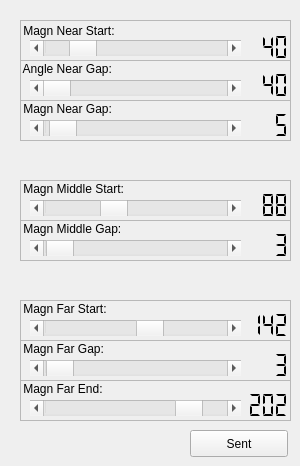
     <widget class="QWidget" name="tab_3">
      <attribute name="title">
       <string>Scan</string>
      </attribute>
      <widget class="QFrame" name="frame">
       <property name="geometry">
        <rect>
         <x>20</x>
         <y>20</y>
         <width>271</width>
         <height>41</height>
        </rect>
       </property>
       <property name="frameShape">
        <enum>QFrame::StyledPanel</enum>
       </property>
       <property name="frameShadow">
        <enum>QFrame::Raised</enum>
       </property>
       <widget class="QLabel" name="label_6">
        <property name="geometry">
         <rect>
          <x>0</x>
          <y>0</y>
          <width>131</width>
          <height>21</height>
         </rect>
        </property>
        <property name="text">
         <string> Magn Near Start:</string>
        </property>
       </widget>
       <widget class="QScrollBar" name="Scane_NEARGAP">
        <property name="geometry">
         <rect>
          <x>10</x>
          <y>20</y>
          <width>211</width>
          <height>16</height>
         </rect>
        </property>
        <property name="minimum">
         <number>1</number>
        </property>
        <property name="maximum">
         <number>240</number>
        </property>
        <property name="value">
         <number>40</number>
        </property>
        <property name="sliderPosition">
         <number>40</number>
        </property>
        <property name="orientation">
         <enum>Qt::Horizontal</enum>
        </property>
       </widget>
       <widget class="QLCDNumber" name="Scane_NEARGAP1">
        <property name="geometry">
         <rect>
          <x>200</x>
          <y>12</y>
          <width>71</width>
          <height>31</height>
         </rect>
        </property>
        <property name="frameShape">
         <enum>QFrame::NoFrame</enum>
        </property>
        <property name="segmentStyle">
         <enum>QLCDNumber::Flat</enum>
        </property>
        <property name="value" stdset="0">
         <double>40.000000000000000</double>
        </property>
        <property name="intValue" stdset="0">
         <number>40</number>
        </property>
       </widget>
      </widget>
      <widget class="QFrame" name="frame_3">
       <property name="geometry">
        <rect>
         <x>20</x>
         <y>60</y>
         <width>271</width>
         <height>41</height>
        </rect>
       </property>
       <property name="frameShape">
        <enum>QFrame::StyledPanel</enum>
       </property>
       <property name="frameShadow">
        <enum>QFrame::Raised</enum>
       </property>
       <widget class="QScrollBar" name="Scane_NEARANGLE">
        <property name="geometry">
         <rect>
          <x>10</x>
          <y>20</y>
          <width>211</width>
          <height>16</height>
         </rect>
        </property>
        <property name="minimum">
         <number>40</number>
        </property>
        <property name="maximum">
         <number>360</number>
        </property>
        <property name="value">
         <number>40</number>
        </property>
        <property name="orientation">
         <enum>Qt::Horizontal</enum>
        </property>
       </widget>
       <widget class="QLCDNumber" name="Scane_NEARANGLE1">
        <property name="geometry">
         <rect>
          <x>200</x>
          <y>10</y>
          <width>71</width>
          <height>31</height>
         </rect>
        </property>
        <property name="frameShape">
         <enum>QFrame::NoFrame</enum>
        </property>
        <property name="segmentStyle">
         <enum>QLCDNumber::Flat</enum>
        </property>
        <property name="value" stdset="0">
         <double>40.000000000000000</double>
        </property>
        <property name="intValue" stdset="0">
         <number>40</number>
        </property>
       </widget>
       <widget class="QLabel" name="label_17">
        <property name="geometry">
         <rect>
          <x>0</x>
          <y>0</y>
          <width>131</width>
          <height>17</height>
         </rect>
        </property>
        <property name="text">
         <string> Angle Near Gap:</string>
        </property>
       </widget>
      </widget>
      <widget class="QFrame" name="frame_4">
       <property name="geometry">
        <rect>
         <x>20</x>
         <y>100</y>
         <width>271</width>
         <height>41</height>
        </rect>
       </property>
       <property name="frameShape">
        <enum>QFrame::StyledPanel</enum>
       </property>
       <property name="frameShadow">
        <enum>QFrame::Raised</enum>
       </property>
       <widget class="QLabel" name="label_18">
        <property name="geometry">
         <rect>
          <x>0</x>
          <y>0</y>
          <width>131</width>
          <height>17</height>
         </rect>
        </property>
        <property name="text">
         <string> Magn Near Gap:</string>
        </property>
       </widget>
       <widget class="QScrollBar" name="Scane_NEARPIXEL">
        <property name="geometry">
         <rect>
          <x>10</x>
          <y>20</y>
          <width>211</width>
          <height>16</height>
         </rect>
        </property>
        <property name="minimum">
         <number>1</number>
        </property>
        <property name="maximum">
         <number>100</number>
        </property>
        <property name="value">
         <number>5</number>
        </property>
        <property name="sliderPosition">
         <number>5</number>
        </property>
        <property name="orientation">
         <enum>Qt::Horizontal</enum>
        </property>
       </widget>
       <widget class="QLCDNumber" name="Scane_NEARPIXEL1">
        <property name="geometry">
         <rect>
          <x>200</x>
          <y>10</y>
          <width>71</width>
          <height>31</height>
         </rect>
        </property>
        <property name="frameShape">
         <enum>QFrame::NoFrame</enum>
        </property>
        <property name="segmentStyle">
         <enum>QLCDNumber::Flat</enum>
        </property>
        <property name="value" stdset="0">
         <double>5.000000000000000</double>
        </property>
        <property name="intValue" stdset="0">
         <number>5</number>
        </property>
       </widget>
      </widget>
      <widget class="QFrame" name="frame_5">
       <property name="geometry">
        <rect>
         <x>20</x>
         <y>180</y>
         <width>271</width>
         <height>41</height>
        </rect>
       </property>
       <property name="frameShape">
        <enum>QFrame::StyledPanel</enum>
       </property>
       <property name="frameShadow">
        <enum>QFrame::Raised</enum>
       </property>
       <widget class="QScrollBar" name="Scane_MIDDLEGAP">
        <property name="geometry">
         <rect>
          <x>10</x>
          <y>20</y>
          <width>211</width>
          <height>16</height>
         </rect>
        </property>
        <property name="minimum">
         <number>1</number>
        </property>
        <property name="maximum">
         <number>240</number>
        </property>
        <property name="value">
         <number>88</number>
        </property>
        <property name="sliderPosition">
         <number>88</number>
        </property>
        <property name="orientation">
         <enum>Qt::Horizontal</enum>
        </property>
       </widget>
       <widget class="QLabel" name="label_19">
        <property name="geometry">
         <rect>
          <x>0</x>
          <y>0</y>
          <width>141</width>
          <height>17</height>
         </rect>
        </property>
        <property name="text">
         <string> Magn Middle Start:</string>
        </property>
       </widget>
       <widget class="QLCDNumber" name="Scane_MIDDLEGAP1">
        <property name="geometry">
         <rect>
          <x>200</x>
          <y>10</y>
          <width>71</width>
          <height>31</height>
         </rect>
        </property>
        <property name="frameShape">
         <enum>QFrame::NoFrame</enum>
        </property>
        <property name="segmentStyle">
         <enum>QLCDNumber::Flat</enum>
        </property>
        <property name="value" stdset="0">
         <double>88.000000000000000</double>
        </property>
        <property name="intValue" stdset="0">
         <number>88</number>
        </property>
       </widget>
      </widget>
      <widget class="QFrame" name="frame_7">
       <property name="geometry">
        <rect>
         <x>20</x>
         <y>220</y>
         <width>271</width>
         <height>41</height>
        </rect>
       </property>
       <property name="frameShape">
        <enum>QFrame::StyledPanel</enum>
       </property>
       <property name="frameShadow">
        <enum>QFrame::Raised</enum>
       </property>
       <widget class="QScrollBar" name="Scane_MIDDLEPIXEL">
        <property name="geometry">
         <rect>
          <x>10</x>
          <y>20</y>
          <width>211</width>
          <height>16</height>
         </rect>
        </property>
        <property name="minimum">
         <number>1</number>
        </property>
        <property name="maximum">
         <number>100</number>
        </property>
        <property name="value">
         <number>3</number>
        </property>
        <property name="sliderPosition">
         <number>3</number>
        </property>
        <property name="orientation">
         <enum>Qt::Horizontal</enum>
        </property>
       </widget>
       <widget class="QLCDNumber" name="Scane_MIDDLEPIXEL1">
        <property name="geometry">
         <rect>
          <x>200</x>
          <y>10</y>
          <width>71</width>
          <height>31</height>
         </rect>
        </property>
        <property name="frameShape">
         <enum>QFrame::NoFrame</enum>
        </property>
        <property name="segmentStyle">
         <enum>QLCDNumber::Flat</enum>
        </property>
        <property name="value" stdset="0">
         <double>3.000000000000000</double>
        </property>
        <property name="intValue" stdset="0">
         <number>3</number>
        </property>
       </widget>
       <widget class="QLabel" name="label_21">
        <property name="geometry">
         <rect>
          <x>0</x>
          <y>0</y>
          <width>131</width>
          <height>17</height>
         </rect>
        </property>
        <property name="text">
         <string> Magn Middle Gap:</string>
        </property>
       </widget>
      </widget>
      <widget class="QFrame" name="frame_8">
       <property name="geometry">
        <rect>
         <x>20</x>
         <y>300</y>
         <width>271</width>
         <height>41</height>
        </rect>
       </property>
       <property name="frameShape">
        <enum>QFrame::StyledPanel</enum>
       </property>
       <property name="frameShadow">
        <enum>QFrame::Raised</enum>
       </property>
       <widget class="QScrollBar" name="Scane_FARGAP">
        <property name="geometry">
         <rect>
          <x>10</x>
          <y>20</y>
          <width>211</width>
          <height>16</height>
         </rect>
        </property>
        <property name="minimum">
         <number>1</number>
        </property>
        <property name="maximum">
         <number>240</number>
        </property>
        <property name="value">
         <number>142</number>
        </property>
        <property name="sliderPosition">
         <number>142</number>
        </property>
        <property name="orientation">
         <enum>Qt::Horizontal</enum>
        </property>
       </widget>
       <widget class="QLabel" name="label_22">
        <property name="geometry">
         <rect>
          <x>0</x>
          <y>0</y>
          <width>131</width>
          <height>17</height>
         </rect>
        </property>
        <property name="text">
         <string> Magn Far Start:</string>
        </property>
       </widget>
       <widget class="QLCDNumber" name="Scane_FARGAP1">
        <property name="geometry">
         <rect>
          <x>200</x>
          <y>10</y>
          <width>71</width>
          <height>31</height>
         </rect>
        </property>
        <property name="frameShape">
         <enum>QFrame::NoFrame</enum>
        </property>
        <property name="segmentStyle">
         <enum>QLCDNumber::Flat</enum>
        </property>
        <property name="value" stdset="0">
         <double>142.000000000000000</double>
        </property>
        <property name="intValue" stdset="0">
         <number>142</number>
        </property>
       </widget>
      </widget>
      <widget class="QFrame" name="frame_10">
       <property name="geometry">
        <rect>
         <x>20</x>
         <y>340</y>
         <width>271</width>
         <height>41</height>
        </rect>
       </property>
       <property name="frameShape">
        <enum>QFrame::StyledPanel</enum>
       </property>
       <property name="frameShadow">
        <enum>QFrame::Raised</enum>
       </property>
       <widget class="QLabel" name="label_24">
        <property name="geometry">
         <rect>
          <x>0</x>
          <y>0</y>
          <width>131</width>
          <height>17</height>
         </rect>
        </property>
        <property name="text">
         <string> Magn Far Gap:</string>
        </property>
       </widget>
       <widget class="QScrollBar" name="Scane_FARPIXEL">
        <property name="geometry">
         <rect>
          <x>10</x>
          <y>20</y>
          <width>211</width>
          <height>16</height>
         </rect>
        </property>
        <property name="minimum">
         <number>1</number>
        </property>
        <property name="maximum">
         <number>100</number>
        </property>
        <property name="value">
         <number>3</number>
        </property>
        <property name="sliderPosition">
         <number>3</number>
        </property>
        <property name="orientation">
         <enum>Qt::Horizontal</enum>
        </property>
       </widget>
       <widget class="QLCDNumber" name="Scane_FARPIXEL1">
        <property name="geometry">
         <rect>
          <x>200</x>
          <y>10</y>
          <width>71</width>
          <height>31</height>
         </rect>
        </property>
        <property name="frameShape">
         <enum>QFrame::NoFrame</enum>
        </property>
        <property name="segmentStyle">
         <enum>QLCDNumber::Flat</enum>
        </property>
        <property name="value" stdset="0">
         <double>3.000000000000000</double>
        </property>
        <property name="intValue" stdset="0">
         <number>3</number>
        </property>
       </widget>
      </widget>
      <widget class="QFrame" name="frame_11">
       <property name="geometry">
        <rect>
         <x>20</x>
         <y>380</y>
         <width>271</width>
         <height>41</height>
        </rect>
       </property>
       <property name="frameShape">
        <enum>QFrame::StyledPanel</enum>
       </property>
       <property name="frameShadow">
        <enum>QFrame::Raised</enum>
       </property>
       <widget class="QLCDNumber" name="Scane_ENDGAP1">
        <property name="geometry">
         <rect>
          <x>200</x>
          <y>10</y>
          <width>71</width>
          <height>31</height>
         </rect>
        </property>
        <property name="frameShape">
         <enum>QFrame::NoFrame</enum>
        </property>
        <property name="segmentStyle">
         <enum>QLCDNumber::Flat</enum>
        </property>
        <property name="value" stdset="0">
         <double>202.000000000000000</double>
        </property>
        <property name="intValue" stdset="0">
         <number>202</number>
        </property>
       </widget>
       <widget class="QLabel" name="label_25">
        <property name="geometry">
         <rect>
          <x>0</x>
          <y>0</y>
          <width>131</width>
          <height>17</height>
         </rect>
        </property>
        <property name="text">
         <string> Magn Far End:</string>
        </property>
       </widget>
       <widget class="QScrollBar" name="Scane_ENDGAP">
        <property name="geometry">
         <rect>
          <x>10</x>
          <y>20</y>
          <width>211</width>
          <height>16</height>
         </rect>
        </property>
        <property name="minimum">
         <number>1</number>
        </property>
        <property name="maximum">
         <number>240</number>
        </property>
        <property name="value">
         <number>202</number>
        </property>
        <property name="sliderPosition">
         <number>202</number>
        </property>
        <property name="orientation">
         <enum>Qt::Horizontal</enum>
        </property>
       </widget>
      </widget>
      <widget class="QPushButton" name="Scane_Sent">
       <property name="geometry">
        <rect>
         <x>190</x>
         <y>430</y>
         <width>98</width>
         <height>27</height>
        </rect>
       </property>
       <property name="text">
        <string>Sent</string>
       </property>
      </widget>
     </widget>
